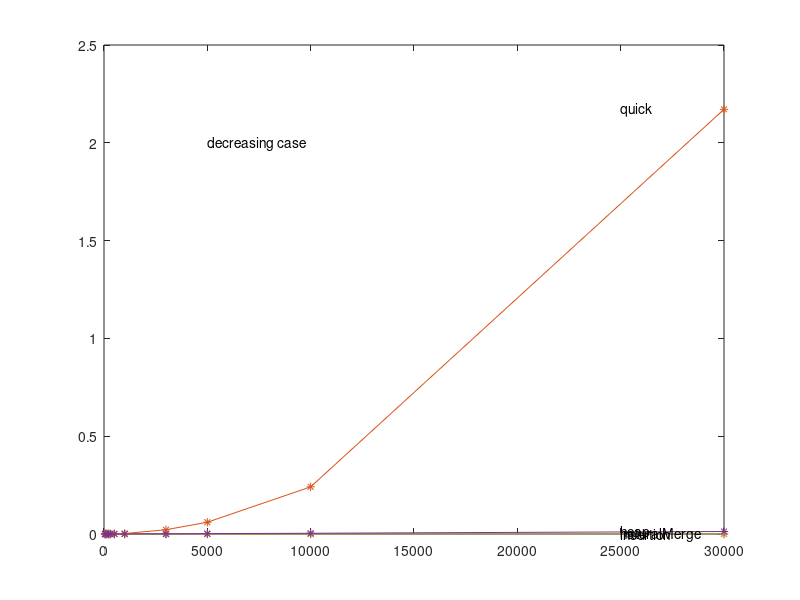
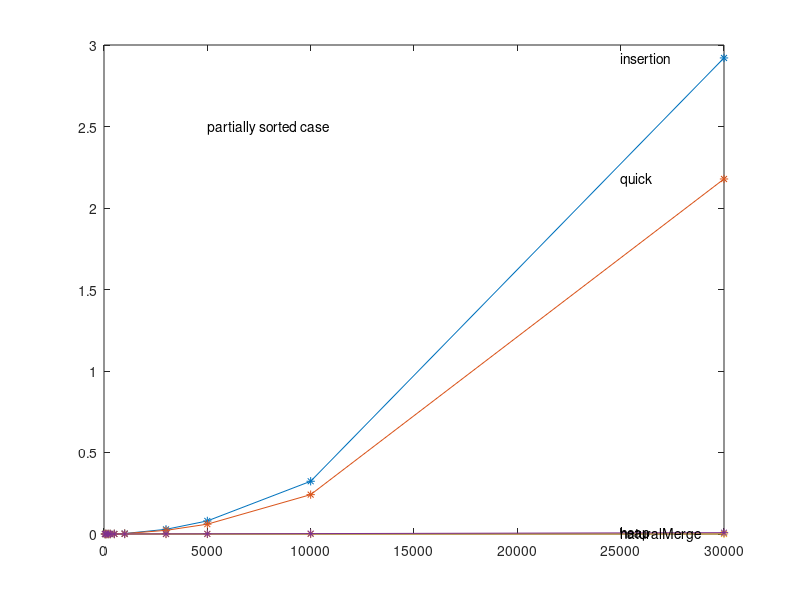
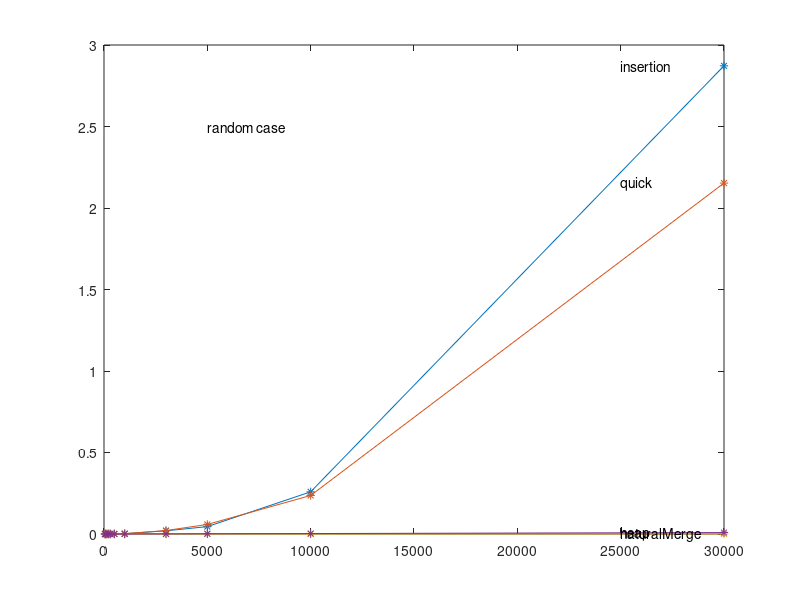
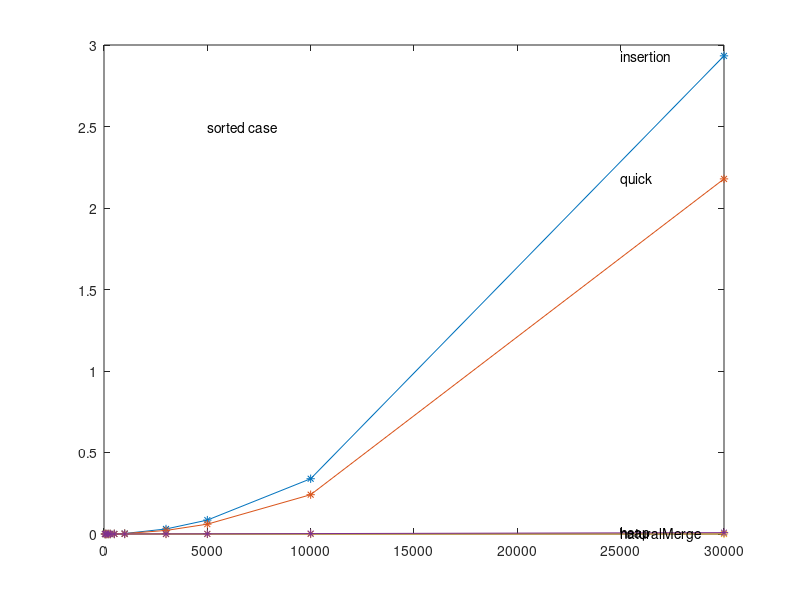

The MATLAB source for these figures, in order:
X1 = [50, 100, 200, 300, 500, 1000, 3000, 5000, 10000, 30000];
X2 = [50, 100, 200, 300, 500, 1000, 3000, 5000, 10000, 30000];
X3 = [50, 100, 200, 300, 500, 1000, 3000, 5000, 10000, 30000];
X4 = [50, 100, 200, 300, 500, 1000, 3000, 5000, 10000, 30000];
insertion_d = [0.00000, 0.00000, 0.00000, 0.00000, 0.00001, 0.00001, 0.00005, 0.00005, 0.00009, 0.00028];
quick_d = [0.00001, 0.00003, 0.00013, 0.00022, 0.00063, 0.00241, 0.02193, 0.06016, 0.24103, 2.17110];
naturalMerge_d= [0.00000, 0.00000, 0.00000, 0.00000, 0.00001, 0.00001, 0.00002, 0.00004, 0.00008, 0.00024];
heap_d = [0.00002, 0.00002, 0.00007, 0.00007, 0.00015, 0.00027, 0.00093, 0.00186, 0.00380, 0.01277];

figure(1);
xlabel('n')
ylabel('t')
ylim([0, 2.2]);
plot(X1, insertion_d, "-*", X2, quick_d, "-*", X3, naturalMerge_d, "-*", X4, heap_d, "-*");
text(25000, insertion_d(1, 10), 'insertion');
text(25000, quick_d(1, 10), 'quick');
text(25000, naturalMerge_d(1, 10), 'naturalMerge');
text(25000, heap_d(1, 10), 'heap');
text(5000, 2, 'decreasing case');


insertion_p = [0.00001, 0.00003, 0.00014, 0.00029, 0.00078, 0.00313, 0.02867, 0.08021, 0.32357, 2.92061];
quick_p = [0.00001, 0.00003, 0.00011, 0.00023, 0.00063, 0.00247, 0.02235, 0.06025, 0.24156, 2.17806];
naturalMerge_p= [0.00000, 0.00000, 0.00000, 0.00000, 0.00001, 0.00001, 0.00007, 0.00004, 0.00021, 0.00044];
heap_p = [0.00001, 0.00002, 0.00003, 0.00005, 0.00010, 0.00021, 0.00070, 0.00107, 0.00245, 0.00831];


figure(2);
xlabel('n')
ylabel('t')
ylim([0, 3]);
plot(X1, insertion_p, "-*", X2, quick_p, "-*", X3, naturalMerge_p, "-*", X4, heap_p, "-*");
text(25000, insertion_p(1, 10), 'insertion');
text(25000, quick_p(1, 10), 'quick');
text(25000, naturalMerge_p(1, 10), 'naturalMerge');
text(25000, heap_p(1, 10), 'heap');
text(5000, 2.5, 'partially sorted case');

insertion_r = [0.00001, 0.00002, 0.00010, 0.00022, 0.00057, 0.00184, 0.01964, 0.04525, 0.25879, 2.87219];
quick_r = [0.00001, 0.00003, 0.00010, 0.00023, 0.00061, 0.00225, 0.02125, 0.05862, 0.23631, 2.15285];
naturalMerge_r= [0.00000, 0.00000, 0.00000, 0.00000, 0.00001, 0.00001, 0.00003, 0.00004, 0.00008, 0.00024];
heap_r = [0.00001, 0.00002, 0.00004, 0.00006, 0.00011, 0.00028, 0.00081, 0.00172, 0.00278, 0.00886];

figure(3);
xlabel('n')
ylabel('t')
ylim([0, 3]);
plot(X1, insertion_r, "-*", X2, quick_r, "-*", X3, naturalMerge_r, "-*", X4, heap_r, "-*");
text(25000, insertion_r(1, 10), 'insertion');
text(25000, quick_r(1, 10), 'quick');
text(25000, naturalMerge_r(1, 10), 'naturalMerge');
text(25000, heap_r(1, 10), 'heap');
text(5000, 2.5, 'random case');

insertion_s = [0.00001, 0.00003, 0.00017, 0.00029, 0.00077, 0.00326, 0.03082, 0.08536, 0.33903, 2.93344];
quick_s = [0.00001, 0.00003, 0.00011, 0.00023, 0.00071, 0.00249, 0.02180, 0.06035, 0.24118, 2.17860];
naturalMerge_s= [0.00000, 0.00000, 0.00000, 0.00000, 0.00001, 0.00001, 0.00002, 0.00004, 0.00008, 0.00032];
heap_s = [0.00001, 0.00002, 0.00003, 0.00005, 0.00014, 0.00021, 0.00063, 0.00104, 0.00258, 0.00846];

figure(4);
xlabel('n')
ylabel('t')
ylim([0, 3]);
plot(X1, insertion_s, "-*", X2, quick_s, "-*", X3, naturalMerge_s, "-*", X4, heap_s, "-*");
text(25000, insertion_s(1, 10), 'insertion');
text(25000, quick_s(1, 10), 'quick');
text(25000, naturalMerge_s(1, 10), 'naturalMerge');
text(25000, heap_s(1, 10), 'heap');
text(5000, 2.5, 'sorted case');
